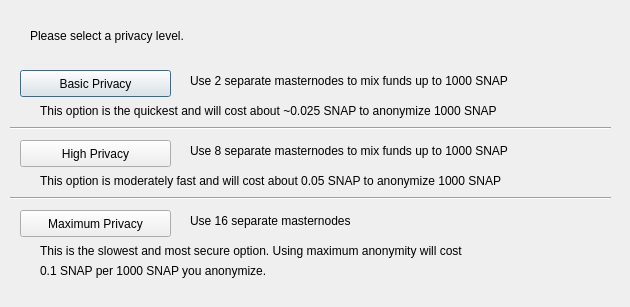
<?xml version="1.0" encoding="UTF-8"?>
<ui version="4.0">
 <class>DarksendConfig</class>
 <widget class="QDialog" name="DarksendConfig">
  <property name="geometry">
   <rect>
    <x>0</x>
    <y>0</y>
    <width>630</width>
    <height>307</height>
   </rect>
  </property>
  <property name="windowTitle">
   <string>Configure Darksend</string>
  </property>
  <widget class="QPushButton" name="buttonBasic">
   <property name="geometry">
    <rect>
     <x>20</x>
     <y>70</y>
     <width>151</width>
     <height>27</height>
    </rect>
   </property>
   <property name="text">
    <string>Basic Privacy</string>
   </property>
  </widget>
  <widget class="QPushButton" name="buttonHigh">
   <property name="geometry">
    <rect>
     <x>20</x>
     <y>140</y>
     <width>151</width>
     <height>27</height>
    </rect>
   </property>
   <property name="text">
    <string>High Privacy</string>
   </property>
  </widget>
  <widget class="QPushButton" name="buttonMax">
   <property name="geometry">
    <rect>
     <x>20</x>
     <y>210</y>
     <width>151</width>
     <height>27</height>
    </rect>
   </property>
   <property name="text">
    <string>Maximum Privacy</string>
   </property>
  </widget>
  <widget class="QLabel" name="label">
   <property name="geometry">
    <rect>
     <x>30</x>
     <y>20</y>
     <width>571</width>
     <height>31</height>
    </rect>
   </property>
   <property name="text">
    <string>Please select a privacy level.</string>
   </property>
  </widget>
  <widget class="QLabel" name="label_2">
   <property name="geometry">
    <rect>
     <x>190</x>
     <y>70</y>
     <width>421</width>
     <height>21</height>
    </rect>
   </property>
   <property name="text">
    <string>Use 2 separate masternodes to mix funds up to 1000 SNAP</string>
   </property>
  </widget>
  <widget class="QLabel" name="label_3">
   <property name="geometry">
    <rect>
     <x>190</x>
     <y>140</y>
     <width>411</width>
     <height>21</height>
    </rect>
   </property>
   <property name="text">
    <string>Use 8 separate masternodes to mix funds up to 1000 SNAP</string>
   </property>
  </widget>
  <widget class="QLabel" name="label_4">
   <property name="geometry">
    <rect>
     <x>190</x>
     <y>210</y>
     <width>421</width>
     <height>21</height>
    </rect>
   </property>
   <property name="text">
    <string>Use 16 separate masternodes</string>
   </property>
  </widget>
  <widget class="QLabel" name="label_6">
   <property name="geometry">
    <rect>
     <x>40</x>
     <y>100</y>
     <width>561</width>
     <height>21</height>
    </rect>
   </property>
   <property name="text">
    <string>This option is the quickest and will cost about ~0.025 SNAP to anonymize 1000 SNAP</string>
   </property>
  </widget>
  <widget class="QLabel" name="label_7">
   <property name="geometry">
    <rect>
     <x>40</x>
     <y>170</y>
     <width>561</width>
     <height>21</height>
    </rect>
   </property>
   <property name="text">
    <string>This option is moderately fast and will cost about 0.05 SNAP to anonymize 1000 SNAP</string>
   </property>
  </widget>
  <widget class="QLabel" name="label_8">
   <property name="geometry">
    <rect>
     <x>40</x>
     <y>240</y>
     <width>561</width>
     <height>21</height>
    </rect>
   </property>
   <property name="text">
    <string>This is the slowest and most secure option. Using maximum anonymity will cost</string>
   </property>
  </widget>
  <widget class="QLabel" name="label_9">
   <property name="geometry">
    <rect>
     <x>40</x>
     <y>260</y>
     <width>561</width>
     <height>21</height>
    </rect>
   </property>
   <property name="text">
    <string>0.1 SNAP per 1000 SNAP you anonymize.</string>
   </property>
  </widget>
  <widget class="Line" name="line">
   <property name="geometry">
    <rect>
     <x>10</x>
     <y>120</y>
     <width>601</width>
     <height>16</height>
    </rect>
   </property>
   <property name="orientation">
    <enum>Qt::Horizontal</enum>
   </property>
  </widget>
  <widget class="Line" name="line_2">
   <property name="geometry">
    <rect>
     <x>10</x>
     <y>190</y>
     <width>601</width>
     <height>16</height>
    </rect>
   </property>
   <property name="orientation">
    <enum>Qt::Horizontal</enum>
   </property>
  </widget>
 </widget>
 <resources/>
 <connections/>
</ui>
